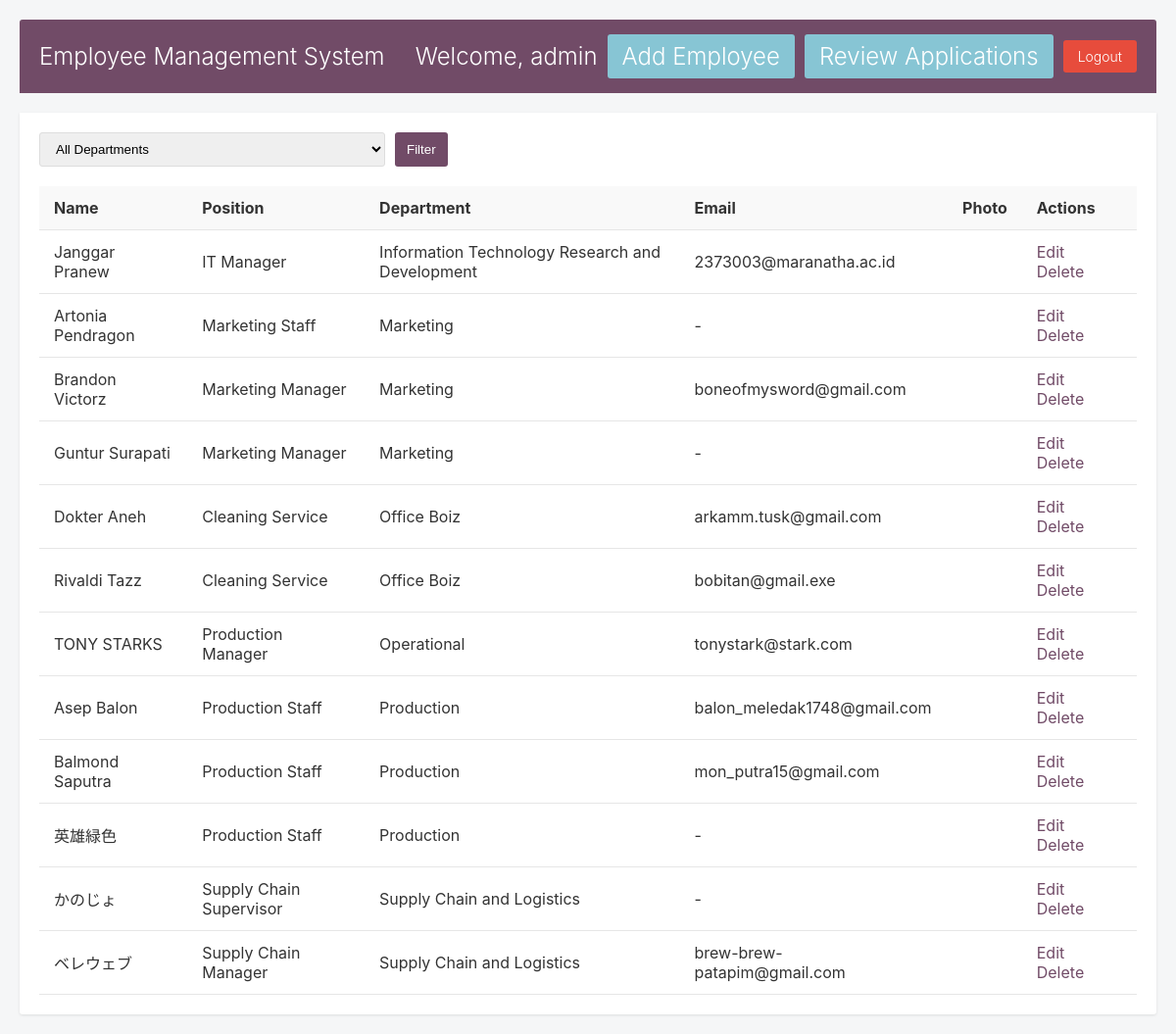
The page / (signed in) on the database its author committed.
### tables this page shows
CREATE TABLE `employees` (
  `id` int NOT NULL,
  `department_id` int DEFAULT NULL,
  `position_id` int NOT NULL,
  `name` varchar(100) NOT NULL,
  `email` varchar(100) DEFAULT NULL,
  `image_path` varchar(255) DEFAULT NULL,
  `applied_at` datetime DEFAULT CURRENT_TIMESTAMP
);

CREATE TABLE `job_positions` (
  `position_id` int NOT NULL,
  `department_id` int NOT NULL,
  `title` varchar(100) NOT NULL
);

CREATE TABLE `departments` (
  `id` int NOT NULL,
  `name` varchar(100) NOT NULL
);

### index.php (the view, shortened to what this page needs)
<?php
require 'auth.php';
require 'admin_header.php';
$sql = "
    SELECT e.*, d.name AS department_name, jp.title AS position_title
    FROM employees e
    JOIN departments d ON e.department_id = d.id
    JOIN job_positions jp ON e.position_id = jp.position_id
";
$sql .= " ORDER BY d.name, e.name";
$result = $conn->query($sql);
$employees = [];
if ($result->num_rows > 0) {
    while ($row = $result->fetch_assoc()) {
        $employees[] = $row;
    }
}
?>
<!DOCTYPE html>
<html lang="en">
<head>
</head>
<body>
        <div class="content">
            <form method="GET" class="filter-form">
                <select name="department">
                    <option value="0">All Departments</option>
                </select>
                <button type="submit">Filter</button>
            </form>
            <table class="employee-table">
                <thead>
                    <tr>
                        <th>Name</th>
                        <th>Position</th>
                        <th>Department</th>
                        <th>Email</th>
                        <th>Photo</th>
                        <th>Actions</th>
                    </tr>
                </thead>
                <tbody>
                    <?php foreach ($employees as $employee): ?>
                        <tr>
                            <td><?php echo htmlspecialchars($employee['name']); ?></td>
                            <td><?php echo htmlspecialchars($employee['position_title']); ?></td>
                            <td><?php echo htmlspecialchars($employee['department_name']); ?></td>
                            <td><?php echo htmlspecialchars($employee['email'] ?? '-'); ?></td>
                            <td>
                            </td>
                            <td class="action-links">
                                <a href="edit_employee.php?id=<?php echo $employee['id']; ?>">Edit</a>
                                <a href="delete_employee.php?id=<?php echo $employee['id']; ?>" onclick="return confirm('Are you sure you want to delete this employee?')">Delete</a>
                            </td>
                        </tr>
                    <?php endforeach; ?>
                </tbody>
            </table>
        </div>
</body>
</html>

### admin_header.php (style rules this page uses)
body { font-family: -apple-system, BlinkMacSystemFont, "Segoe UI", Roboto, Helvetica, Arial, sans-serif; margin: 0; padding: 20px; background-color: #f5f6f7; color: #333; }
.content { background-color: white; border-radius: 0 0 3px 3px; box-shadow: 0 1px 3px rgba(0, 0, 0, 0.1); padding: 20px; margin-top: 20px; }
.filter-form { margin-bottom: 20px; display: flex; gap: 10px; }
select, button { padding: 8px 12px; border: 1px solid #ddd; border-radius: 3px; }
button { background-color: #714B67; color: white; border: none; cursor: pointer; }
.employee-table { width: 100%; border-collapse: collapse; }
.employee-table th, .employee-table td { padding: 12px 15px; text-align: left; border-bottom: 1px solid #e6e6e6; }
.employee-table th { background-color: #f9f9f9; font-weight: bold; }
.action-links a { color: #714B67; text-decoration: none; margin-right: 10px; }

### index.php (style rules this page uses)
body { font-family: -apple-system, BlinkMacSystemFont, "Segoe UI", Roboto, Helvetica, Arial, sans-serif; margin: 0; padding: 20px; background-color: #f5f6f7; color: #333; }
.content { background-color: white; border-radius: 0 0 3px 3px; box-shadow: 0 1px 3px rgba(0, 0, 0, 0.1); padding: 20px; margin-top: 20px; }
.filter-form { margin-bottom: 20px; display: flex; gap: 10px; }
select, button { padding: 8px 12px; border: 1px solid #ddd; border-radius: 3px; }
button { background-color: #714B67; color: white; border: none; cursor: pointer; }
.employee-table { width: 100%; border-collapse: collapse; }
.employee-table th, .employee-table td { padding: 12px 15px; text-align: left; border-bottom: 1px solid #e6e6e6; }
.employee-table th { background-color: #f9f9f9; font-weight: bold; }
.action-links a { color: #714B67; text-decoration: none; margin-right: 10px; }

### rows shown on the page
employees: name "Janggar Pranew", position.title "IT Manager", department.name "Information Technology Research and Development", email "2373003@maranatha.ac.id"
employees: name "Artonia Pendragon", position.title "Marketing Staff", department.name "Marketing", email "-"
employees: name "Brandon Victorz", position.title "Marketing Manager", department.name "Marketing", email "boneofmysword@gmail.com"
employees: name "Guntur Surapati", position.title "Marketing Manager", department.name "Marketing", email "-"
employees: name "Dokter Aneh", position.title "Cleaning Service", department.name "Office Boiz", email "arkamm.tusk@gmail.com"
employees: name "Rivaldi Tazz", position.title "Cleaning Service", department.name "Office Boiz", email "bobitan@gmail.exe"
employees: name "TONY STARKS", position.title "Production Manager", department.name "Operational", email "tonystark@stark.com"
employees: name "Asep Balon", position.title "Production Staff", department.name "Production", email "balon_meledak1748@gmail.com"
employees: name "Balmond Saputra", position.title "Production Staff", department.name "Production", email "mon_putra15@gmail.com"
employees: name "英雄緑色", position.title "Production Staff", department.name "Production", email "-"
employees: name "かのじょ", position.title "Supply Chain Supervisor", department.name "Supply Chain and Logistics", email "-"
employees: name "ベレウェブ", position.title "Supply Chain Manager", department.name "Supply Chain and Logistics", email "brew-brew-patapim@gmail.com"

### other values the page prints
$_SESSION['username'] "admin"
